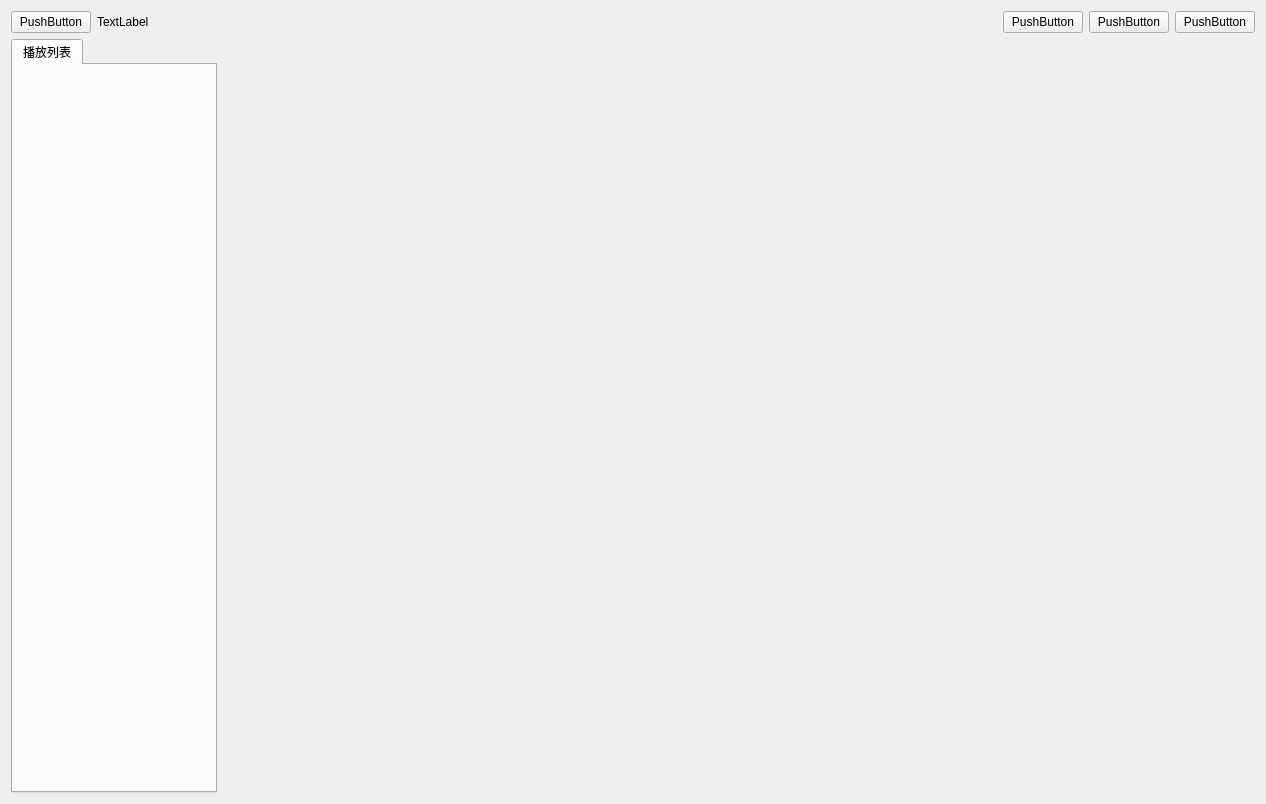
<?xml version="1.0" encoding="UTF-8"?>
<ui version="4.0">
 <class>TagMediaPlayer</class>
 <widget class="QWidget" name="TagMediaPlayer">
  <property name="geometry">
   <rect>
    <x>0</x>
    <y>0</y>
    <width>1266</width>
    <height>804</height>
   </rect>
  </property>
  <property name="windowTitle">
   <string>TagMediaPlayer</string>
  </property>
  <layout class="QVBoxLayout" name="verticalLayout">
   <item>
    <layout class="QHBoxLayout" name="horizontalLayout">
     <item>
      <widget class="QPushButton" name="pushButton">
       <property name="text">
        <string>PushButton</string>
       </property>
      </widget>
     </item>
     <item>
      <widget class="QLabel" name="label">
       <property name="text">
        <string>TextLabel</string>
       </property>
      </widget>
     </item>
     <item>
      <spacer name="horizontalSpacer">
       <property name="orientation">
        <enum>Qt::Horizontal</enum>
       </property>
       <property name="sizeHint" stdset="0">
        <size>
         <width>40</width>
         <height>20</height>
        </size>
       </property>
      </spacer>
     </item>
     <item>
      <widget class="QPushButton" name="pushButton_2">
       <property name="text">
        <string>PushButton</string>
       </property>
      </widget>
     </item>
     <item>
      <widget class="QPushButton" name="pushButton_3">
       <property name="text">
        <string>PushButton</string>
       </property>
      </widget>
     </item>
     <item>
      <widget class="QPushButton" name="pushButton_4">
       <property name="text">
        <string>PushButton</string>
       </property>
      </widget>
     </item>
    </layout>
   </item>
   <item>
    <layout class="QHBoxLayout" name="horizontalLayout_2" stretch="2,10">
     <item>
      <widget class="QTabWidget" name="playerTabWidget">
       <widget class="QWidget" name="tab">
        <attribute name="title">
         <string>播放列表</string>
        </attribute>
       </widget>
      </widget>
     </item>
     <item>
      <widget class="PlayerWidget" name="playerWidget" native="true"/>
     </item>
    </layout>
   </item>
  </layout>
 </widget>
 <customwidgets>
  <customwidget>
   <class>PlayerWidget</class>
   <extends>QWidget</extends>
   <header>PlayerWidget.h</header>
   <container>1</container>
  </customwidget>
 </customwidgets>
 <resources/>
 <connections/>
</ui>
